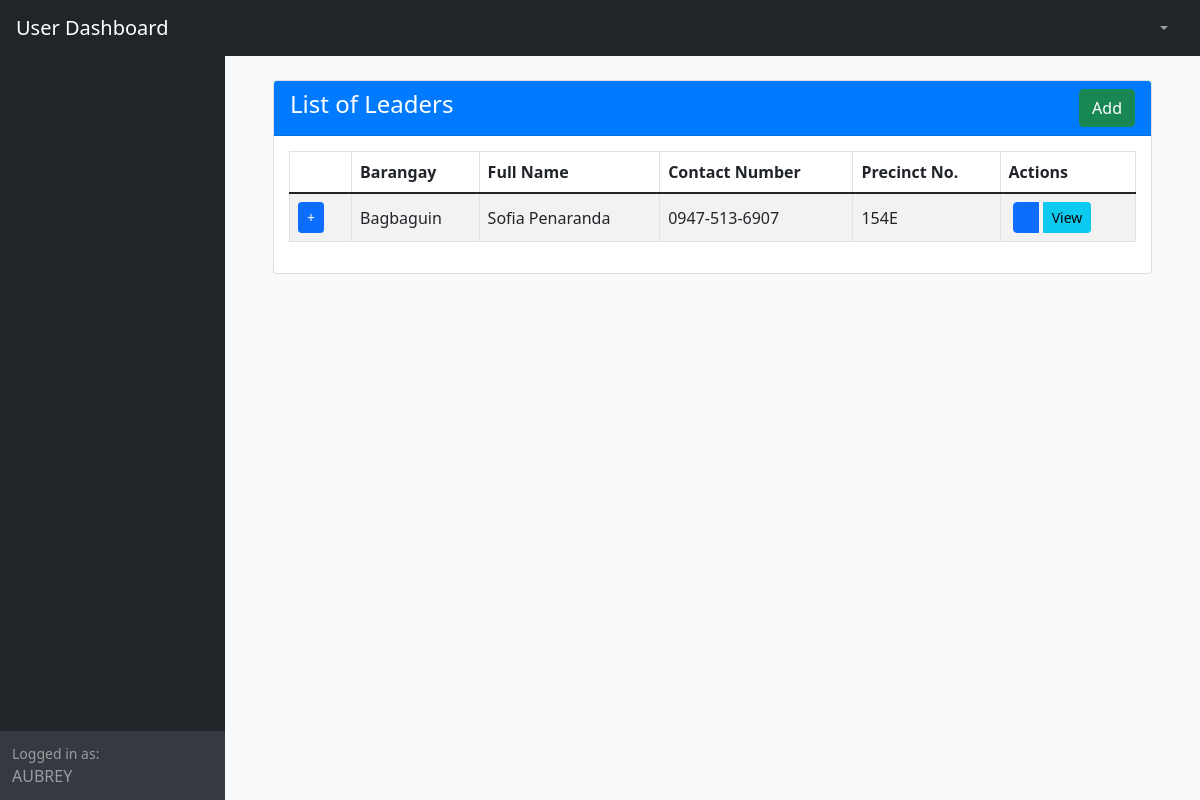
Before: /user_dashboard.php (signed in) with the older database file.
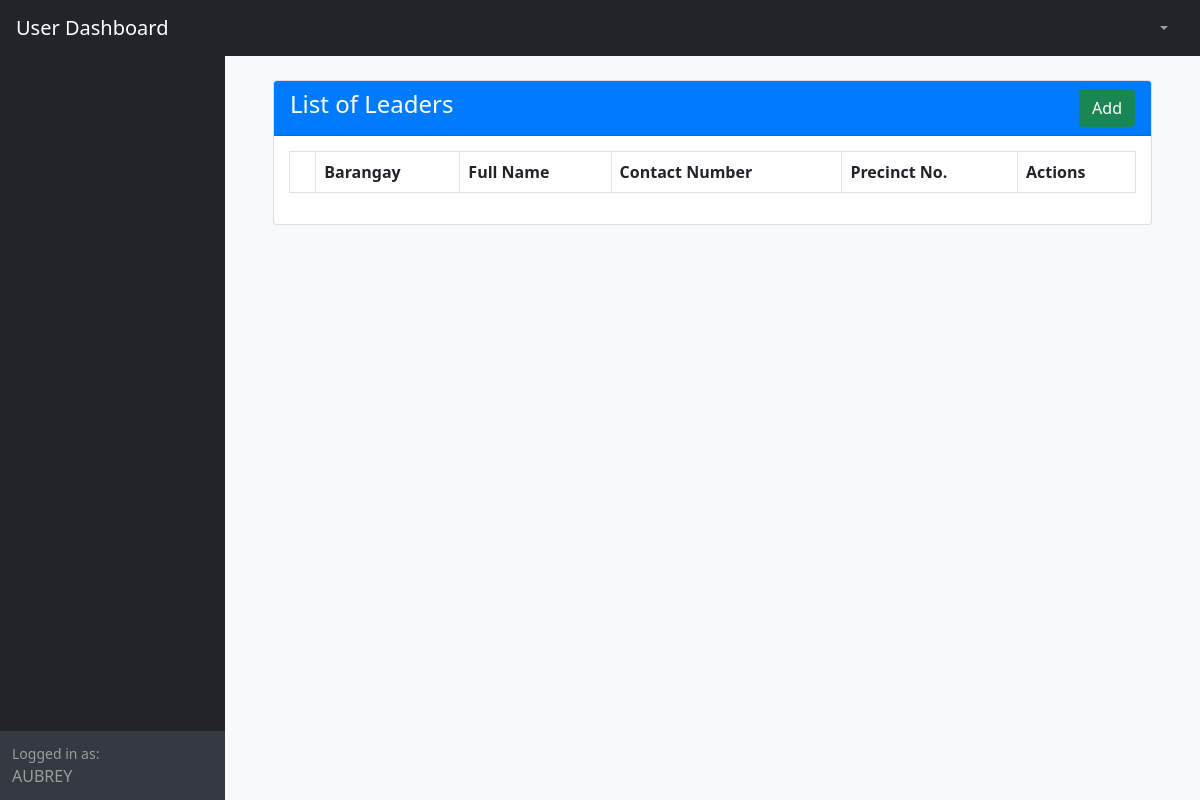
After: the same page with the newer database file.
### tables this page shows
CREATE TABLE `leaders` (
  `id` int(11) NOT NULL,
  `barangay` varchar(255) NOT NULL,
  `contact_number` varchar(255) NOT NULL,
  `precint_no` varchar(255) NOT NULL,
  `full_name` varchar(255) NOT NULL,
  `birthdate` date NOT NULL,
  `age` int(11) NOT NULL,
  `address` text NOT NULL,
  `civil_status` varchar(255) NOT NULL,
  `sex` varchar(255) NOT NULL,
  `leaders_photo` varchar(255) NOT NULL,
  `UID` varchar(11) NOT NULL
);

### user_dashboard.php (the view, shortened to what this page needs)
<!doctype html>
<html lang="en">
<head>
    <link href="includes/css/styles.css" rel="stylesheet" />
    <link href="includes/css/bootstrap.min.css" rel="stylesheet">
    <link rel="stylesheet" href="includes/css/alertify.min.css"/>
    <link rel="stylesheet"  href="includes/css/jquery.dataTables.min.css"/>
</head>
<body class="sb-nav-fixed">
<?php include 'includes/nav/user_nav.php'; ?>
<div id="layoutSidenav_content">
  <main>
          <div class="container-fluid px-4">
<div class="container mt-4">
    <div class="row">
        <div class="col-md-12">
            <div class="card">
                <div class="card-header d-flex justify-content-between align-items-center">
                    <h4>List of Leaders</h4>
                    <button type="button" class="btn btn-success" data-bs-toggle="modal" data-bs-target="#leaderAddModal">
                        <i class="fas fa-plus"></i> Add
                    </button>
                </div>
                <div class="card-body">
                    <table id="myTable" class="table table-bordered table-striped">
                        <thead>
                            <tr>
                                <th></th>
                                <th>Barangay</th>
                                <th>Full Name</th>
                                <th>Contact Number</th>
                                <th>Precinct No.</th>
                                <th>Actions</th>
                            </tr>
                        </thead>
                        <tbody>
                            <?php
                            require 'db/dbcon.php';
                            $query = "SELECT * FROM leaders";
                            $query_run = mysqli_query($con, $query);
                            if(mysqli_num_rows($query_run) > 0) {
                                foreach($query_run as $leader) {
                                    ?>
                                    <tr>
                                          <td>
                            <button class="btn btn-sm btn-primary expandBtn" data-leader-id="<?= $leader['id'] ?>">
                                +
                            </button>
                        </td>
                                        <td><?= $leader['barangay'] ?></td>
                                        <td><?= $leader['full_name'] ?></td>
                                        <td><?= $leader['contact_number'] ?></td>
                                        <td><?= $leader['precint_no'] ?></td>
                                        <td>
                                             <div class="btn-group" role="group">
                                <button class="btn btn-primary" data-bs-toggle="modal" data-bs-target="#printIdModal" onclick="populateIDModal('leader', '<?= htmlspecialchars($leader['UID'], ENT_QUOTES, 'UTF-8') ?>')">
</button>
                                <button type="button" value="<?= $leader['id']; ?>" class="viewLeaderBtn btn btn-info btn-sm" data-bs-toggle="tooltip" data-bs-placement="top" title="View Leader">View</button>
                                        </td>
                                    </tr>
                                    <?php
                                }
                            }
                            ?>
                        </tbody>
                    </table>
                </div>
            </div>
        </div>
    </div>
</div>
</div>
</div>
</body>
</html>

Changed rows visible on the page:
removed leaders: barangay "Bagbaguin", full_name "Sofia Penaranda", contact_number "0947-513-6907", precint_no "154E", $leader['id'] 17 (drawn)
